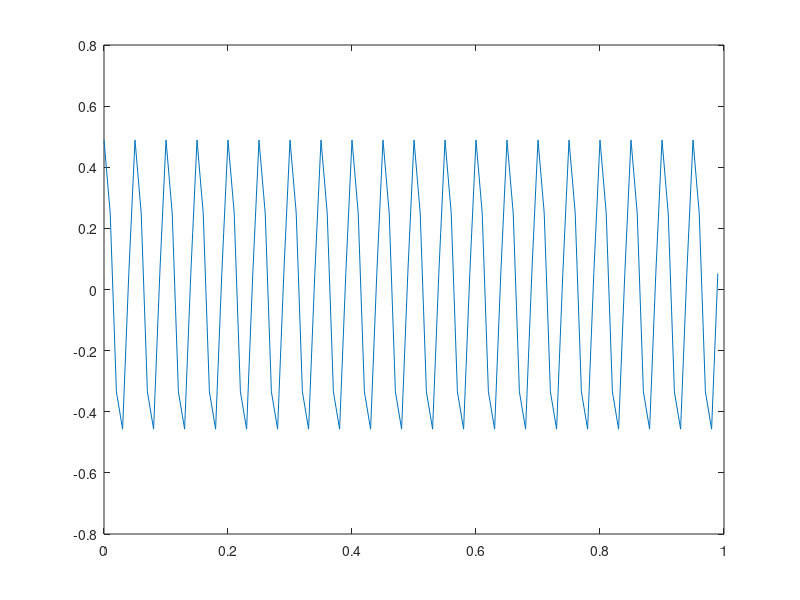

The MATLAB source for this figure: (Note: this script raises an error after producing the figure.)
clc;clear;close;

fs = 100;
ts = 1/fs;
t = 0:ts:1-ts;
fc = 5;
w = 2*pi*fc;
plot(t,cos(w*t));

%%

clc;clear;close;

t_start = 0;
t_end = 1;
fc = 5;
fs = 100;
V = 180;
R = 250;
B = 0.3;
A = 0.5;
C = 3e8;
p = 2/C;

V = V / 3.6;
R = R * 1000;
ts = 1/fs;
t = t_start:ts:t_end-ts;

signal = A*cos(2*pi*(fc+B*V)*(t-p*R));

plot(t,signal)

%%

resol = 1/(t_end-t_start);
freq = -fs/2:resol:fs/2-resol;
FT = fftshift(fft(signal));

absolute = abs(FT);
phase = angle(FT);

absolute = absolute(freq>=0);
phase = phase(freq>=0);
freq = freq(freq>=0);

[~,f_new] = max(absolute);
t_d = abs(phase(f_new)/(2*pi*freq(f_new)));
f_d = freq(f_new)-fc;

V = f_d/B
R = t_d/p

%%

noise_power = 0.01:0.01:1.5;
V_errors = zeros(size(noise_power));
R_errors = zeros(size(noise_power));

for i = 1:1:length(noise_power)
    v_err=0;
    r_err=0;
    for j = 1:50
        amp = noise_power(i);
        noisy_signal = signal + A*amp*randn(size(signal));
        [v1,r1] = decode_signal(noisy_signal,fs,fc,p,B,t_start,t_end);
        v_err = v_err + abs(v1-V);
        r_err = r_err + abs(r1-R);
    end
    v_err = v_err/50;
    r_err = r_err/50;
    V_errors(i) = v_err;
    R_errors(i) = r_err;
end

figure;
plot(noise_power,V_errors)
figure;
plot(noise_power,R_errors)

%%

clc;clear;close;

t_start = 0;
t_end = 1;
fc = 5;
fs = 100;
V1 = 180;
R1 = 250;
A1 = 0.5;
V2 = 216;
R2 = 200;
A2 = 0.6;
B = 0.3;
C = 3e8;
p = 2/C;

V1 = V1 / 3.6;
R1 = R1 * 1000;
V2 = V2 / 3.6;
R2 = R2 * 1000;

ts = 1/fs;
t = t_start:ts:t_end-ts;
signal1 = A1*cos(2*pi*(fc+B*V1)*(t-p*R1));
signal2 = A2*cos(2*pi*(fc+B*V2)*(t-p*R2));
signal = signal1+signal2;

plot(t,signal)

%%

resol = 1/(t_end-t_start);
freq = -fs/2:resol:fs/2-resol;
FT = fftshift(fft(signal));

ABS = abs(FT);
ANGLE = angle(FT);

ABS = ABS(freq>=0);
ANGLE = ANGLE(freq>=0);
freq = freq(freq>=0);

ABS = ABS/max(ABS);
ANGLE(ABS<1e-6) = 0;

ABS2 = ABS;
indexes = [];
ABS2 = ABS2 - [0 ABS2(1:end-1)];
ABS2(abs(ABS2)<1e-3)=0;
for i = 1:length(ABS2)-1
    if ABS2(i) > 0 && ABS2(i+1) < 0
        indexes = [indexes i];
    end
end

t_d1 = abs(ANGLE(indexes(1))/(2*pi*freq(indexes(1))));
f_d1 = freq(indexes(1))-fc;
V1 = f_d1/B*3.6
R1 = t_d1/p/1000

t_d2 = abs(ANGLE(indexes(2))/(2*pi*freq(indexes(2))));
f_d2 = freq(indexes(2))-fc;
V2 = f_d2/B*3.6
R2 = t_d2/p/1000